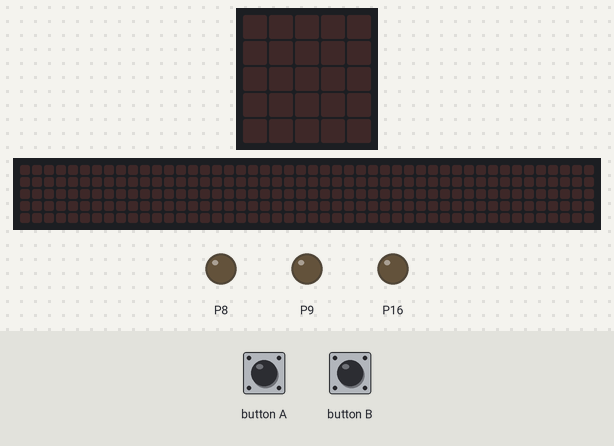
Simulated run of this program. Board: BBC micro:bit running MicroPython. Shown: the board's 5×5 LED display, a strip that is not on the board, showing the scrolling text unrolled, output pins drawn as LEDs (lit = HIGH). Inputs (shaded band) come from the test bench. The 48×5 strip is a reading aid, not a part: it shows the text the display is scrolling, unrolled, one strip-width of it at a time.

Above: at 1.2 s.
1.3 s: button B pressed for 0.15 s
At 3.5 s:
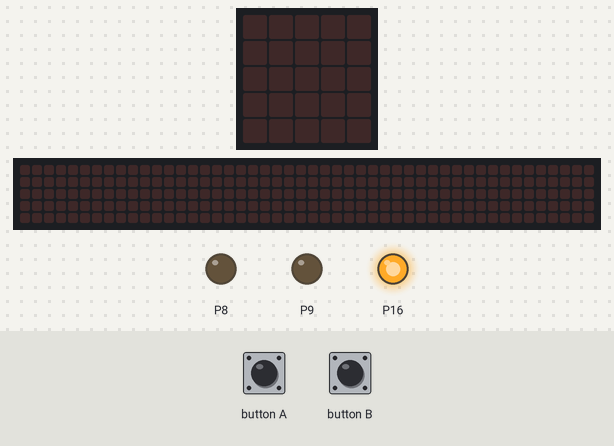
4.3 s: button B pressed for 1 s
At 4.37 s:
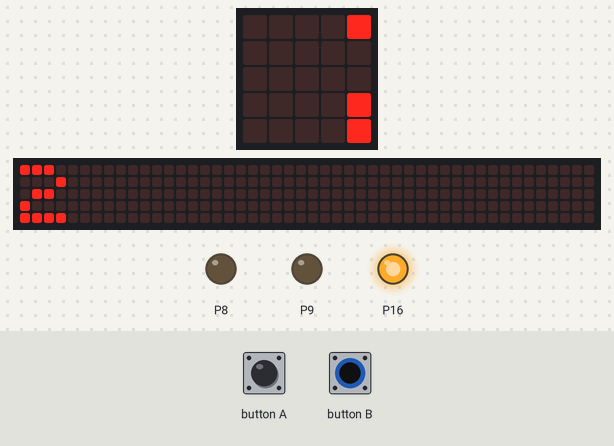
7.3 s: button A pressed for 3.2 s
At 7.37 s:
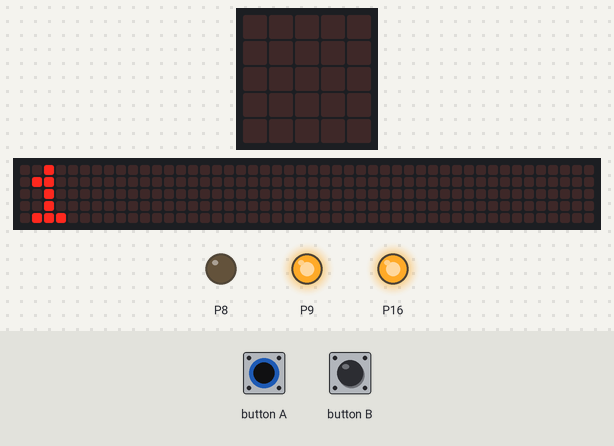
12.0 s: button B pressed for 3.2 s
At 17.2 s:
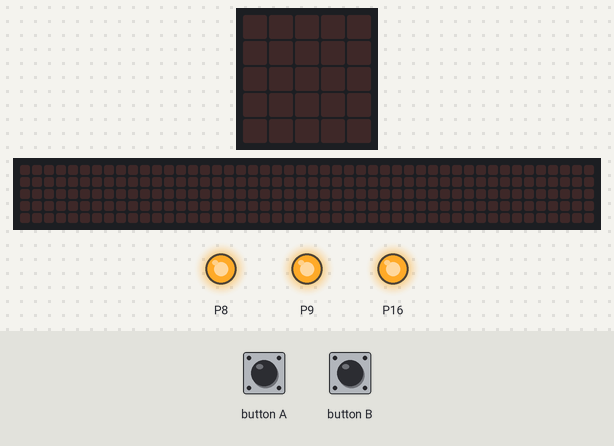
17.5 s: button A pressed for 0.15 s
At 19.4 s:
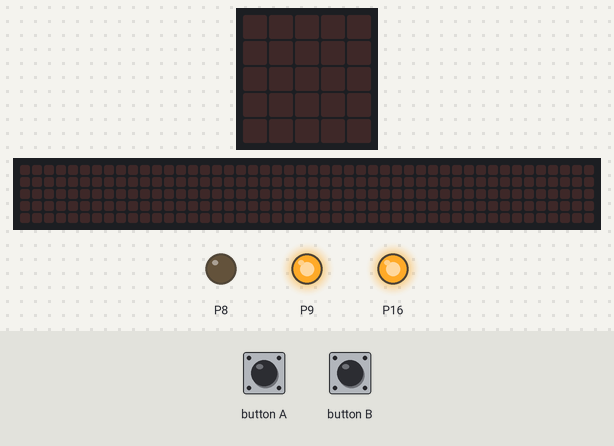
20.5 s: button A pressed for 1 s
At 20.72 s:
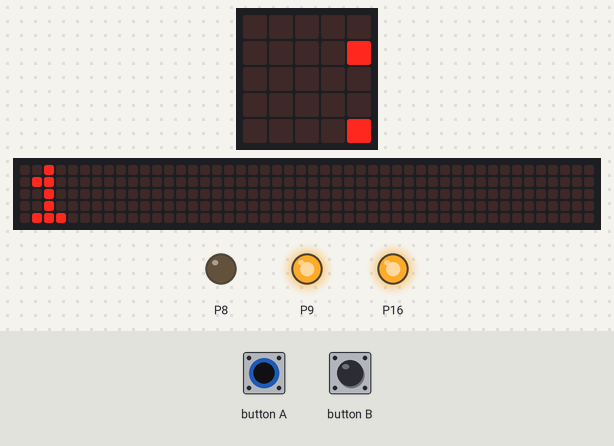
Timing chart, 0 to 23.5 s (numbered marks = the images above; inputs shaded):
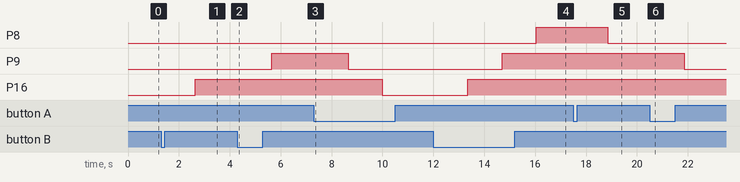

Measured:
- after the input at 1.3 s, P16: LOW → HIGH after 1.4 s; the display: first changes at once (image 1 shows a later state)
- after the input at 4.3 s, P9: LOW → HIGH after 1.4 s; the display: changes at once (image 2)
- after the input at 7.3 s, P9: HIGH → LOW after 1.4 s; P16: HIGH → LOW after 2.7 s; the display: changes at once (image 3)
- after the input at 12.0 s, P8: LOW → HIGH after 4.1 s; P9: LOW → HIGH after 2.7 s; P16: LOW → HIGH after 1.4 s; the display: first changes at once (image 4 shows a later state)
- after the input at 17.5 s, P8: HIGH → LOW after 1.4 s; the display: first changes at once (image 5 shows a later state)
- after the input at 20.5 s, P9: HIGH → LOW after 1.4 s; the display: first changes at once (image 6 shows a later state)

The program:

CS_led_switch_test.py
```python
# Write your code here :-)
from microbit import *

def showLEDS(stage):

    pins = ["16","9","8"]

    for i in range(3):
        if stage > 0:
            eval("pin"+pins[i]+".write_digital(1)")
            stage-=1
        else:
            eval("pin"+pins[i]+".write_digital(0)")

stage = 0
while True:
    if button_a.is_pressed() and stage > 0:
        stage-=1
        display.scroll(stage)
        showLEDS(stage)

    elif button_b.is_pressed() and stage < 3:
        stage+=1
        display.scroll(stage)
        showLEDS(stage)
```
